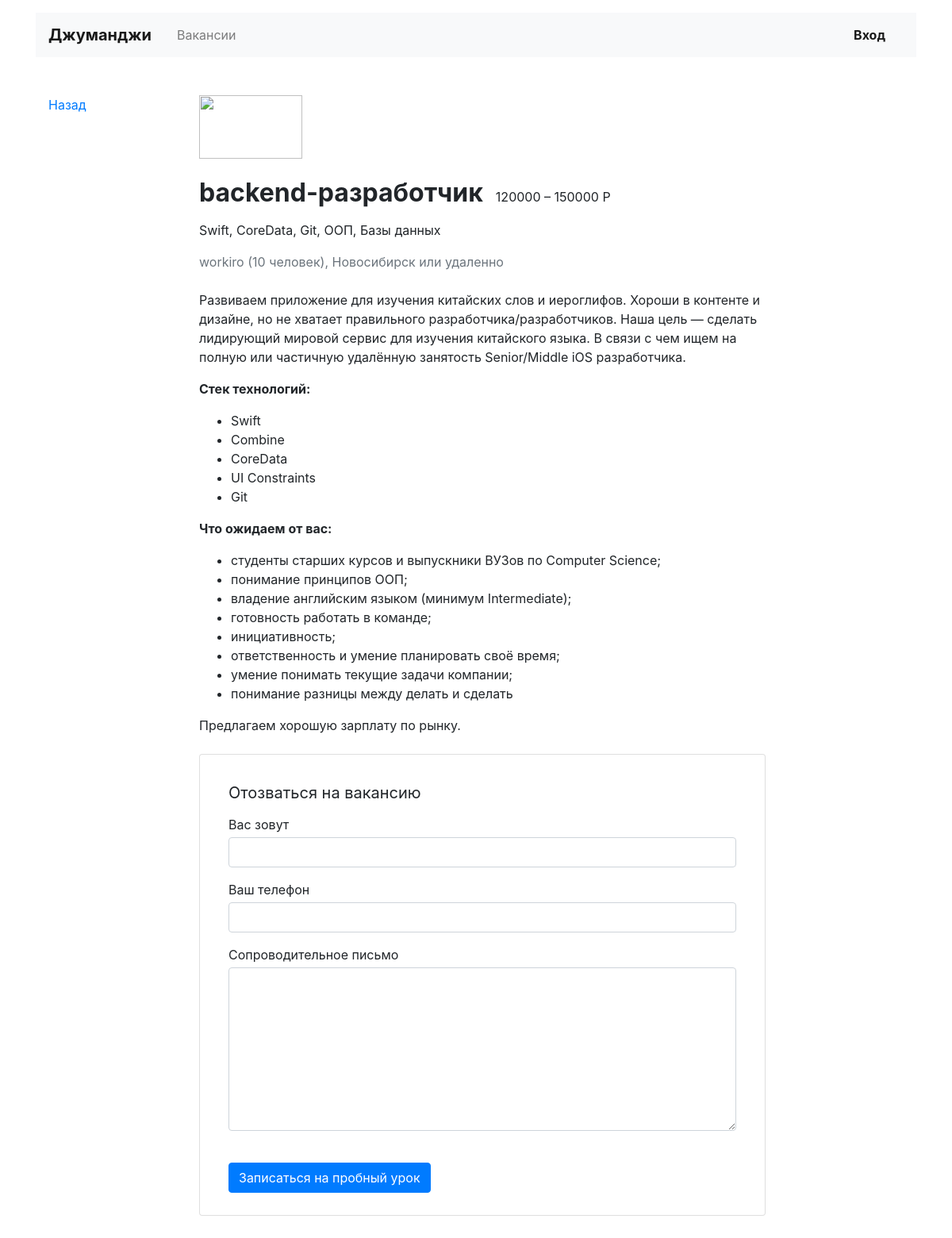
The page /vacancy/3 on the database its author committed.
### python_junior_jobs/models.py (models this page shows)
class Vacancy(models.Model):
    title = models.CharField(max_length=100)
    specialty = models.ForeignKey(Specialty, on_delete=models.CASCADE, related_name="vacancies")
    company = models.ForeignKey(Company, on_delete=models.CASCADE, related_name="vacancies")
    skills = models.CharField(max_length=250)
    description = models.TextField()
    salary_min = models.IntegerField()
    salary_max = models.IntegerField()
    published_at = models.DateField()

class Specialty(models.Model):
    code = models.CharField(max_length=20)
    title = models.CharField(max_length=50)
    picture = models.URLField(default='https://place-hold.it/100x60')

class Company(models.Model):
    name = models.CharField(max_length=50)
    location = models.CharField(max_length=50)
    logo = models.URLField(default='https://place-hold.it/100x60')
    description = models.TextField()
    employee_count = models.IntegerField()

### python_junior_jobs/views.py (the view)
# urls.py: path('vacancy/<int:id>', vacancy_view, name='vacancy'),
def vacancy_view(request, id: int):
    queryset_vacancy_num = Vacancy.objects.get(id=id)
    queryset_specialty = Specialty.objects.all()
    queryset_company = Company.objects.all()
    return render(request, "python_junior_jobs/vacancy.html", context={
                                                                        'queryset_vacancy_num': queryset_vacancy_num,
                                                                        'queryset_specialty': queryset_specialty,
                                                                        'queryset_company': queryset_company,
    })

### python_junior_jobs/templates/python_junior_jobs/vacancy.html (shortened to what this page needs)
<!DOCTYPE html>
<html lang="ru">
<head>
  <link rel="stylesheet" href="https://stackpath.bootstrapcdn.com/bootstrap/4.3.1/css/bootstrap.min.css">
</head>
<body>
  <header class="container mt-3">
    <nav class="navbar navbar-expand-lg navbar-light bg-light">
      <a class="navbar-brand mr-4 font-weight-bold" href="{% url 'main' %}">Джуманджи</a>
      <div class="collapse navbar-collapse justify-content-between" id="navbarNav">
        <ul class="navbar-nav col-10">
          <li class="nav-item">
            <a class="nav-link" href="{% url 'all_vacancies' %}">Вакансии</a>
          </li>
        </ul>
        <ul class="navbar-nav col-2 justify-content-end">
          <li class="nav-item active">
            <a href="{% url 'exit' %}" class="nav-link font-weight-bold">Вход</a>
          </li>
        </ul>
      </div>
    </nav>
  </header>
  <main class="container mt-3 pb-5">
    <div class="row mt-5">
      <div class="col-12 col-lg-2">
        <div class="pl-3 mb-5">
          <p><a href="#">Назад</a></p>
        </div>
      </div>
      <div class="col-12 col-lg-8">
        <section class="pl-3">
          <a href="#"><img src="https://place-hold.it/130x80" width="130" height="80" alt=""></a>
          <div class="d-flex align-items-baseline align-content-baseline">
            <h1 class="h2 mt-4 font-weight-bold" >{{ queryset_vacancy_num.specialty.code }}-разработчик</h1>
            <p class="m-0 pl-3">{{ queryset_vacancy_num.salary_min }} – {{ queryset_vacancy_num.salary_max}} Р</p>
          </div>
          <p class="mt-2">{{ queryset_vacancy_num.skills }}</p>
          <p class="text-muted mb-4">{{ queryset_vacancy_num.company.name }} ({{ queryset_vacancy_num.company.employee_count }} человек), {{ queryset_vacancy_num.company.location }} или удаленно</p>
          {{ queryset_vacancy_num.description|safe }}
          <form action="/echo" class="card mt-4 mb-3" enctype="multipart/form-data">
            <div class="card-body mx-3">
              <p class="h5 mt-3 font-weight-normal">Отозваться на вакансию</p>
              <div class="form-group">
                <label class="mb-1 mt-2" for="userName">Вас зовут</label>
                <input class="form-control" type="text" placeholder="" id="userName">
              </div>
              <div class="form-group">
                <label class="mb-1" for="userPhone">Ваш телефон</label>
                <input class="form-control" type="tel" placeholder="" id="userPhone">
              </div>
              <div class="form-group">
                <label class="mb-1" for="userMsg" >Сопроводительное письмо</label>
                <textarea class="form-control" rows="8" id="userMsg"></textarea>
              </div>
              <input type="submit" class="btn btn-primary mt-4 mb-2" value="Записаться на пробный урок">
            </div>
          </form>
        </section>
      </div>
    </div>
  </main>
</body>
</html>

### rows shown on the page
Vacancy: specialty.code "backend", salary_min "120000", salary_max "150000", skills "Swift, CoreData, Git, ООП, Базы данных", company.name "workiro", company.employee_count "10", company.location "Новосибирск", description "Развиваем приложение для изучения китайских слов и иероглифов. Хороши в контенте и дизайне, но не хватает правильного разработчика/разработчиков. Наша цель — сделать лидирующий мировой сервис для изучения китайского языка. В связи с чем ищем на полную или частичную удалённую занятость Senior/Middle iOS разработчика. Стек технологий: Swift Combine CoreData UI Constraints Git Что ожидаем от вас: студенты старших курсов и выпускники ВУЗов по Computer Science; понимание принципов ООП; владение английским языком (минимум Intermediate); готовность работать в команде; инициативность; ответственность и умение планировать своё время; умение понимать текущие задачи компании; понимание разницы между…"
